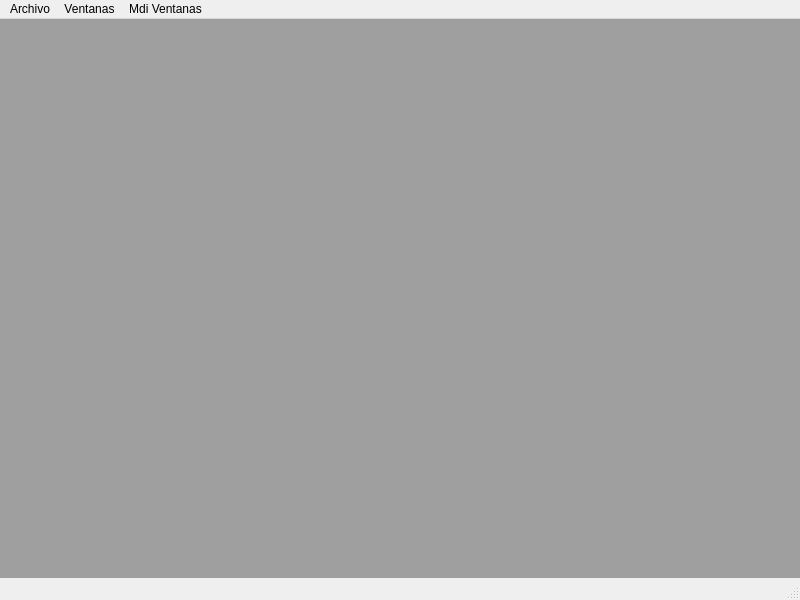
<?xml version="1.0" encoding="UTF-8"?>
<ui version="4.0">
 <class>MainWindow</class>
 <widget class="QMainWindow" name="MainWindow">
  <property name="geometry">
   <rect>
    <x>0</x>
    <y>0</y>
    <width>800</width>
    <height>600</height>
   </rect>
  </property>
  <property name="windowTitle">
   <string>MainWindow</string>
  </property>
  <widget class="QWidget" name="centralwidget">
   <layout class="QGridLayout" name="gridLayout">
    <property name="leftMargin">
     <number>0</number>
    </property>
    <property name="topMargin">
     <number>0</number>
    </property>
    <property name="rightMargin">
     <number>0</number>
    </property>
    <property name="bottomMargin">
     <number>0</number>
    </property>
    <property name="spacing">
     <number>0</number>
    </property>
    <item row="0" column="0">
     <widget class="QMdiArea" name="mdiArea"/>
    </item>
   </layout>
  </widget>
  <widget class="QMenuBar" name="menubar">
   <property name="geometry">
    <rect>
     <x>0</x>
     <y>0</y>
     <width>800</width>
     <height>21</height>
    </rect>
   </property>
   <widget class="QMenu" name="menuArchivo">
    <property name="title">
     <string>Archivo</string>
    </property>
    <addaction name="actionSalir"/>
   </widget>
   <widget class="QMenu" name="menuVentanas">
    <property name="title">
     <string>Ventanas</string>
    </property>
    <addaction name="actionButton_Dialog"/>
    <addaction name="actionCheckBox_Dialog"/>
    <addaction name="actionComboBox_Dialog"/>
    <addaction name="actionContainer_Dialog"/>
    <addaction name="actionDateTime_Dialog"/>
    <addaction name="actionEmail_Dialog"/>
    <addaction name="actionRadioButton_Dialog"/>
    <addaction name="actionSpinBox_Dialog"/>
   </widget>
   <widget class="QMenu" name="menuMdi_Ventanas">
    <property name="title">
     <string>Mdi Ventanas</string>
    </property>
    <addaction name="actionButton_Subwindow"/>
    <addaction name="actionCheckBox_Subwindow"/>
    <addaction name="actionComboBox_Subwindow"/>
    <addaction name="actionContainer_Subwindow"/>
    <addaction name="actionDateTime_Subwindow"/>
    <addaction name="actionEmail_Subwindow"/>
    <addaction name="actionRadioButton_Subwindow"/>
    <addaction name="actionSpinBox_Subwindow"/>
   </widget>
   <addaction name="menuArchivo"/>
   <addaction name="menuVentanas"/>
   <addaction name="menuMdi_Ventanas"/>
  </widget>
  <widget class="QStatusBar" name="statusbar"/>
  <action name="actionSalir">
   <property name="text">
    <string>Salir</string>
   </property>
  </action>
  <action name="actionButton_Dialog">
   <property name="text">
    <string>Button Dialog</string>
   </property>
  </action>
  <action name="actionCheckBox_Dialog">
   <property name="text">
    <string>CheckBox Dialog</string>
   </property>
  </action>
  <action name="actionComboBox_Dialog">
   <property name="text">
    <string>ComboBox Dialog</string>
   </property>
  </action>
  <action name="actionContainer_Dialog">
   <property name="text">
    <string>Container Dialog</string>
   </property>
  </action>
  <action name="actionDateTime_Dialog">
   <property name="text">
    <string>DateTime Dialog</string>
   </property>
  </action>
  <action name="actionEmail_Dialog">
   <property name="text">
    <string>Email Dialog</string>
   </property>
  </action>
  <action name="actionRadioButton_Dialog">
   <property name="text">
    <string>RadioButton Dialog</string>
   </property>
  </action>
  <action name="actionSpinBox_Dialog">
   <property name="text">
    <string>SpinBox Dialog</string>
   </property>
  </action>
  <action name="actionButton_Subwindow">
   <property name="text">
    <string>Button Subwindow</string>
   </property>
  </action>
  <action name="actionCheckBox_Subwindow">
   <property name="text">
    <string>CheckBox Subwindow</string>
   </property>
  </action>
  <action name="actionComboBox_Subwindow">
   <property name="text">
    <string>ComboBox Subwindow</string>
   </property>
  </action>
  <action name="actionContainer_Subwindow">
   <property name="text">
    <string>Container Subwindow</string>
   </property>
  </action>
  <action name="actionDateTime_Subwindow">
   <property name="text">
    <string>DateTime Subwindow</string>
   </property>
  </action>
  <action name="actionEmail_Subwindow">
   <property name="text">
    <string>Email Subwindow</string>
   </property>
  </action>
  <action name="actionRadioButton_Subwindow">
   <property name="text">
    <string>RadioButton Subwindow</string>
   </property>
  </action>
  <action name="actionSpinBox_Subwindow">
   <property name="text">
    <string>SpinBox Subwindow</string>
   </property>
  </action>
 </widget>
 <resources/>
 <connections/>
</ui>
